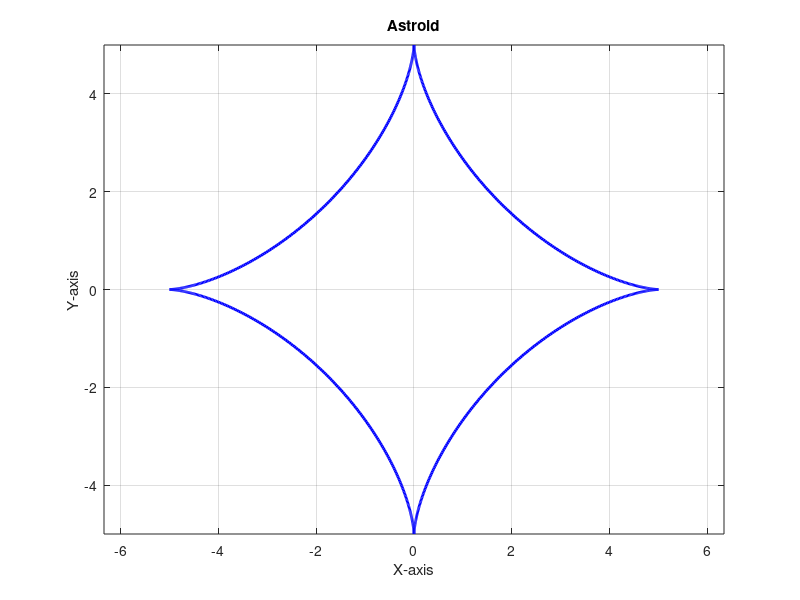

The MATLAB source for this figure:
% =========================================================================
%  Description:
%    This script generates and plots an astroid, a special type of 
%    hypocycloid with four cusps, using parametric equations.
%    The astroid is commonly used in mathematical modeling and shape 
%    approximation.
%
% =========================================================================
%  A Parametric Function for Fitting Simple Closed Curves: The ParamFit Algorithm
%  
%  Authors:
%    Felipe A. Medécigo-Cabriales 1
%    Francisco Alejandro Alaffita-Hernández 1
%    Beatris Adriana Escobedo-Trujillo 2
%
%  Affiliation:
%    1 Centro de Investigación en Recursos Energéticos y Sustentables, 
%       Universidad Veracruzana, Coatzacoalcos, Veracruz, México.
%    2 Facultad de Ingeniería, Universidad Veracruzana, 
%       Coatzacoalcos, Veracruz, México.
%
%  Contact:
%    Corresponding author: bescobedo@uv.mx
%
%  Description:
%    This script/function is part of the ParamFit algorithm implementation,
%    which provides a parametric function for fitting simple closed curves
%    using the Levenberg-Marquardt optimization method. The method has 
%    been successfully applied to the classification of seeds, diatoms, 
%    and geometric planar curves.
%
%  Citation:
%    If you use this code, please cite:
%    "A Parametric Function for Fitting Simple Closed Curves: The ParamFit Algorithm", Medécigo-Cabriales et al.
% =========================================================================


clear;
clc;

% Define the parameterization interval
t = linspace(0, 2*pi, 1000);  

% Define the astroid parameter
a = 5; % This value can be adjusted to change the size of the astroid

% Parametric equations of the astroid
x = a * cos(t).^3;
y = a * sin(t).^3;

% Plot the astroid
figure;
plot(x, y, 'b-', 'LineWidth', 2);
title('Astroid');
xlabel('X-axis');
ylabel('Y-axis');
axis equal;
grid on;
